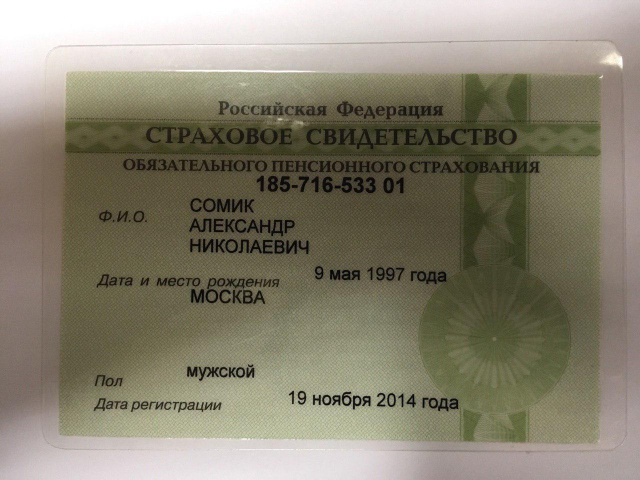
#> input picture craft/image/snilsmy.jpg, 1280 x 960 px (shown at 1/2 size)
$ python alpha_rec.py
#> lines starting #> are read from the running program, lines starting #| are printed output that depends on the picture; after the words box and inside, x2 and y2 are one past the last pixel; in counts of white or black regions, pixels touching at a corner belong together
import cv2
from os.path import basename
from glob import glob

def get_contours(img):
    # First make the image 1-bit and get contours
    imgray = cv2.cvtColor(img, cv2.COLOR_BGR2GRAY)

    ret, thresh = cv2.threshold(imgray, 150, 255, 0)

    #cv2.imwrite('thresh.jpg', thresh)
    cv2.imshow("thresh", thresh)
    cv2.waitKey(0)
    contours, hierarchy = cv2.findContours(thresh, 1, 2)

    # filter contours that are too large or small
    size = get_size(img)
    contours = [cc for cc in contours if contourOK(cc, size)]
    return contours

def get_size(img):
    ih, iw = img.shape[:2]
    return iw * ih

def contourOK(cc, size=1000000):
    x, y, w, h = cv2.boundingRect(cc)
    if w < 50 or h < 50: return False # too narrow or wide is bad
    area = cv2.contourArea(cc)
    return area < (size * 0.5) and area > 200

def find_boundaries(img, contours):
    # margin is the minimum distance from the edges of the image, as a fraction
    ih, iw = img.shape[:2]
    minx = iw
    miny = ih
    maxx = 0
    maxy = 0

    for cc in contours:
        x, y, w, h = cv2.boundingRect(cc)
        if x < minx: minx = x
        if y < miny: miny = y
        if x + w > maxx: maxx = x + w
        if y + h > maxy: maxy = y + h

    return (minx, miny, maxx, maxy)

def crop(img, boundaries):
    minx, miny, maxx, maxy = boundaries
    return img[miny:maxy, minx:maxx]

def process_image(fname):
#> called with fname = '../image/snilsmy.jpg'
    img = cv2.imread(fname)
#> img is the input picture: shape (960, 1280, 3); mean B, G, R 112.2, 129.7, 135.3
    contours = get_contours(img)
#> in get_contours, `imgray = cv2.cvtColor(img, cv2.COLOR_BGR2GRAY)`:
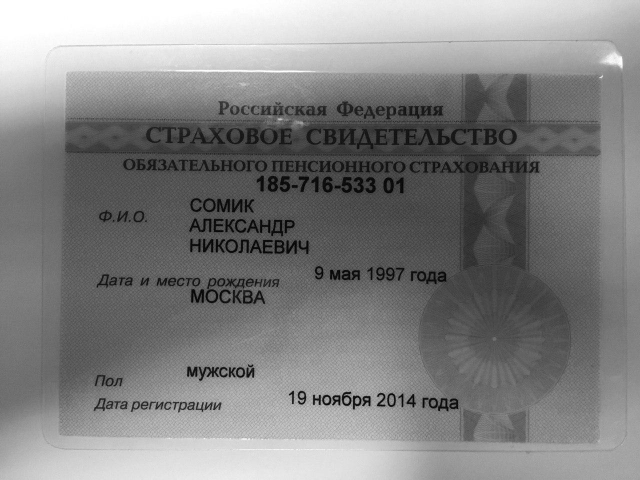
#> imgray: shape (960, 1280) (shown at 1/2 size); min 0, max 255, mean 129.4
#> in get_contours, `ret, thresh = cv2.threshold(imgray, 150, 255, 0)`:
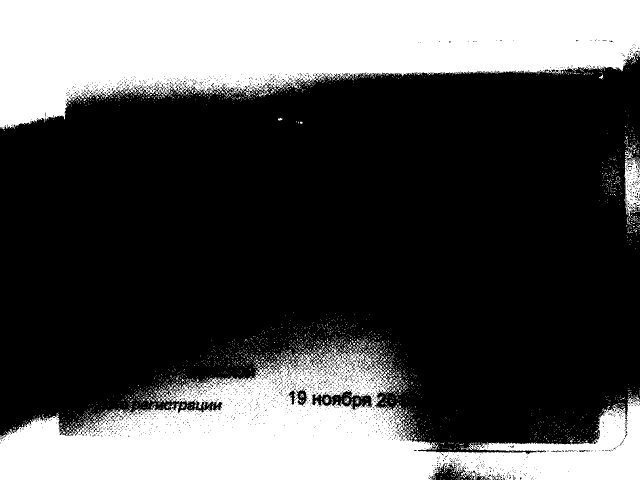
#> thresh: shape (960, 1280) (shown at 1/2 size); 32.1% white; 2465 white regions (2413 under 20 px)
#> in get_contours, `contours, hierarchy = cv2.findContours(thresh, 1, 2)`: contours = 5675 contours, 5570 with area under 20; largest, box (x1, y1, x2, y2) and area: (0, 0, 1280, 259) 213951, (0, 692, 1280, 960) 174327, (622, 781, 747, 820) 2627, (1250, 316, 1280, 435) 2627, (593, 775, 615, 812) 490
#> in get_contours, `size = get_size(img)`: size = 1228800
#> in get_contours, `contours = [cc for cc in contours if contourOK(cc, size)]`: contours = 2 contours; box (x1, y1, x2, y2) and area: (0, 0, 1280, 259) 213951, (0, 692, 1280, 960) 174327
    cv2.drawContours(img, contours, -1, (0,255,0)) # draws contours, good for debugging
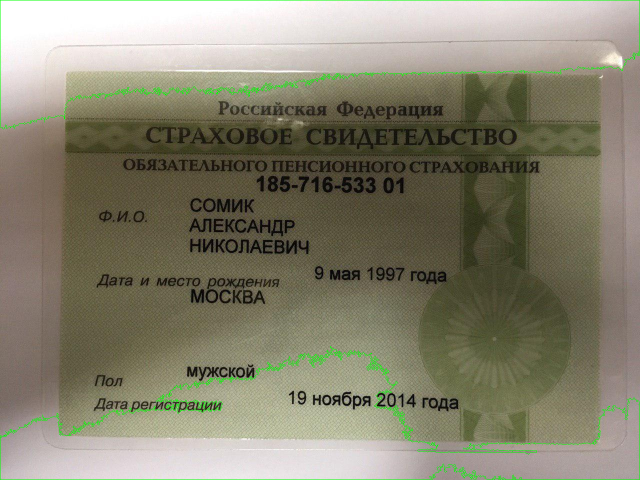
#> img: shape (960, 1280, 3) (shown at 1/2 size); 0.92% of pixels changed, all inside (x1, y1, x2, y2) = (0, 0, 1280, 960)
    bounds = find_boundaries(img, contours)
#> the loop in find_boundaries, `for cc in contours:` made 2 passes
#> (x, y, w, h, minx, miny, maxx, maxy) on pass 1: (0, 692, 1280, 268, 0, 692, 1280, 960)
#> (x, y, w, h, miny) on pass 2: (0, 0, 1280, 259, 0)
#> after the loop in find_boundaries, `for cc in contours:`: maxx = 1280; maxy = 960; minx = 0
#> bounds = (0, 0, 1280, 960)
    cropped = crop(img, bounds)
#> in crop, `minx, miny, maxx, maxy = boundaries`: minx = 0; maxx = 1280; maxy = 960
    if get_size(cropped) < 400: return # too small
    cv2.imshow("cropped", cropped)
    cv2.waitKey(0)
    #cv2.imwrite('cropped/' + basename(fname), cropped)


if __name__ == '__main__':
    process_image('../image/snilsmy.jpg')
    cv2.destroyAllWindows()

$ run again, with craft/image/b_86203_001.jpg copied over craft/image/snilsmy.jpg
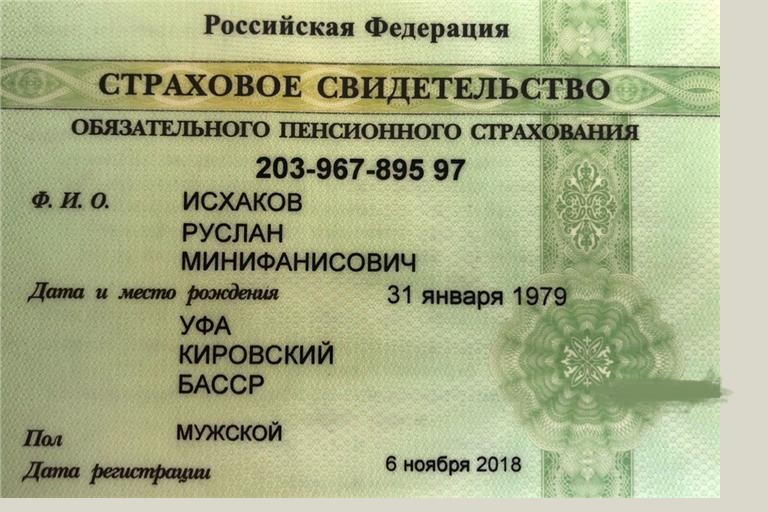
#> input picture craft/image/b_86203_001.jpg, 768 x 512 px
#> in process_image, img is the input picture: shape (512, 768, 3); mean B, G, R 136.1, 175.2, 168.3
#> in get_contours, `ret, thresh = cv2.threshold(imgray, 150, 255, 0)`:
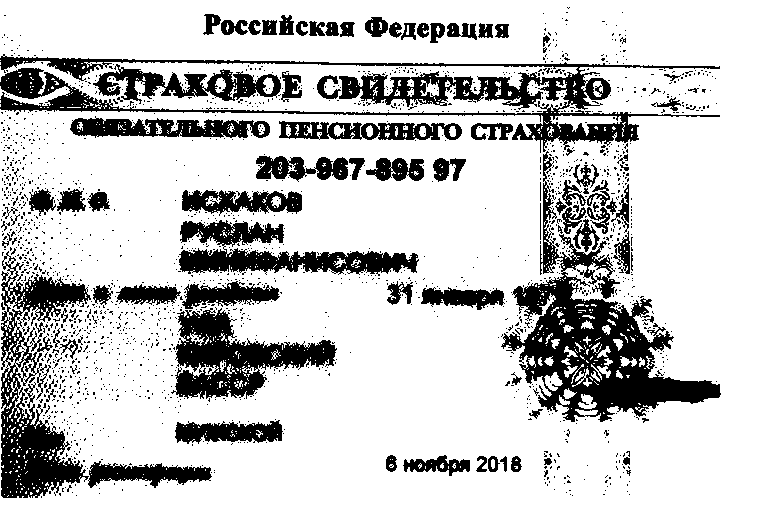
#> thresh: shape (512, 768); 78.1% white; 1858 black regions (1765 under 20 px)
#> in get_contours, `contours, hierarchy = cv2.findContours(thresh, 1, 2)`: contours = 3482 contours, 3282 with area under 20; largest, box (x1, y1, x2, y2) and area: (0, 0, 768, 512) 356838, (0, 61, 578, 114) 17211, (500, 271, 722, 423) 16393, (174, 307, 338, 400) 7686, (0, 362, 90, 499) 6028
#> size = 393216
#> in get_contours, `contours = [cc for cc in contours if contourOK(cc, size)]`: contours = 5 contours; box (x1, y1, x2, y2) and area: (0, 61, 578, 114) 17211, (500, 271, 722, 423) 16393, (174, 307, 338, 400) 7686, (0, 362, 90, 499) 6028, (539, 180, 614, 286) 1752
#> img: shape (512, 768, 3); 1.6% of pixels changed, all inside (x1, y1, x2, y2) = (0, 61, 722, 499)
#> the loop in find_boundaries, `for cc in contours:` made 5 passes
#> (x, y, w, h, minx, miny, maxx, maxy) on pass 1: (0, 362, 90, 137, 0, 362, 90, 499)
#> after the loop in find_boundaries, `for cc in contours:`: maxx = 722; maxy = 499; minx = 0; miny = 61
#> bounds = (0, 61, 722, 499)
#> in crop, `minx, miny, maxx, maxy = boundaries`: minx = 0; miny = 61; maxx = 722; maxy = 499
#> in crop, `return img[miny:maxy, minx:maxx]`:
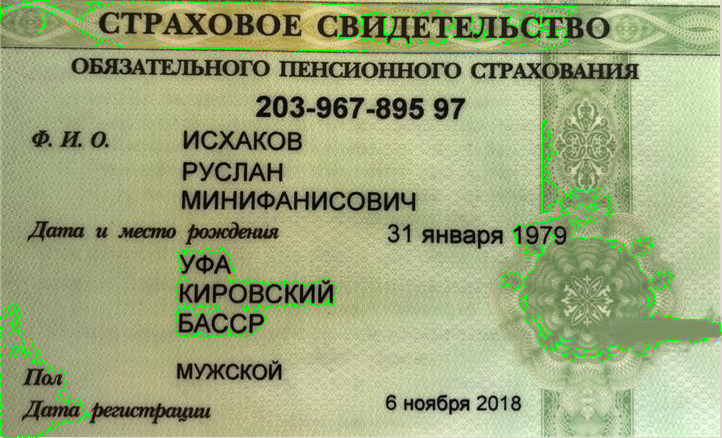
#> returned value: shape (438, 722, 3); mean of channels 0, 1, 2 123.7, 168.9, 156.6; drawn as B, G, R
